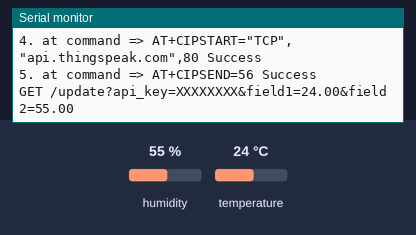
Bench run of a sketch on a simulated Arduino Uno, built with avr-gcc and run on an emulated ATmega328P. Parts: the last lines printed to the serial monitor. The inputs (shaded band) are chosen by the test bench; at power-on: humidity 55 %, temperature 24 °C. The modem accepts every AT command (registered, SIM ready, sends succeed) and sends nothing else.

Above: at 3.2 s.
3.3 s: humidity set to 22 %
At 4.1 s:
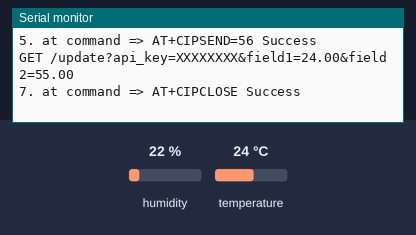
11.9 s: temperature set to 12 °C
At 12.6 s:
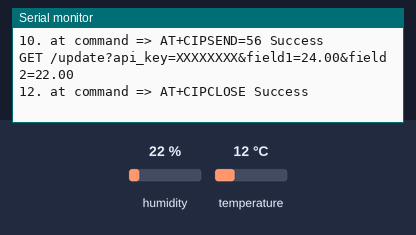
13.4 s: humidity set to 40 %
At 15.56 s:
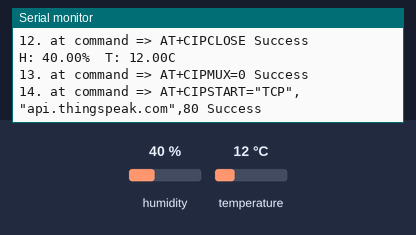

The sketch:

serialNanoESP01.ino
```cpp
#include <DHT.h>
#include <SoftwareSerial.h>

#define DHTPIN 2
#define DHTTYPE DHT22 // DHT 22 (AM2302), AM2321

#define RX 10
#define TX 11
String WIFI_SSID = "MyNetwork";       // Your WiFi ssid
String PASSWORD = "XXXXXXXX";         // Password

String HOST = "api.thingspeak.com";
String PATH = "/update?api_key=";
String writeAPIKey = "XXXXXXXX";
String PORT = "80";

int countTrueCommand;
int countTimeCommand;
boolean found = false;

SoftwareSerial esp8266(RX, TX);
DHT dht(DHTPIN, DHTTYPE);

String str;

void setup() {
  Serial.begin(9600);
  esp8266.begin(115200);
  esp8266.println("AT");
  Serial.println(esp8266.read());
  sendCommandToESP8266("AT", 5, "OK");
  sendCommandToESP8266("AT+CWMODE=1", 5, "OK");
  sendCommandToESP8266("AT+CWJAP=\"" + WIFI_SSID + "\",\"" + PASSWORD + "\"", 20, "OK");

  dht.begin();
  delay(2000);
}

void loop()
{
  float h = dht.readHumidity();
  // Read temperature as Celsius (the default)
  float t = dht.readTemperature();
  Serial.print("H: ");
  Serial.print(h);
  Serial.print("% ");
  Serial.print(" T: ");
  Serial.print(t);
  Serial.println("C");

  String dataValues = "field1=" + String(t) + "&field2=" + String(h);

  String request = "GET " + PATH + writeAPIKey + "&" + dataValues + "\r\n";

  sendCommandToESP8266("AT+CIPMUX=0", 5, "OK");
  sendCommandToESP8266("AT+CIPSTART=\"TCP\",\"" + HOST + "\"," + PORT, 15, "OK");
  String cipSend = "AT+CIPSEND=" + String(request.length());
  sendCommandToESP8266(cipSend, 4, ">");
  sendData(request);
  sendCommandToESP8266("AT+CIPCLOSE", 5, "OK");
  delay(5000);
}

void sendCommandToESP8266(String command, int maxTime, char readReplay[]) {
  Serial.print(countTrueCommand);
  Serial.print(". at command => ");
  Serial.print(command);
  Serial.print(" ");
  while (countTimeCommand < (maxTime * 1))
  {
    esp8266.println(command);
    if (esp8266.find(readReplay))
    {
      found = true;
      break;
    }

    countTimeCommand++;
  }

  if (found == true)
  {
    Serial.println("Success");
    countTrueCommand++;
    countTimeCommand = 0;
  }

  if (found == false)
  {
    Serial.println("Fail");
    countTrueCommand = 0;
    countTimeCommand = 0;
  }

  found = false;
}

void sendData(String postRequest) {
  Serial.println(postRequest);
  esp8266.println(postRequest);
  delay(1500);
  countTrueCommand++;
}
```

Measured:
- after the input at 13.4 s, the serial monitor: prints a new line after 2.0 s (image 3)
